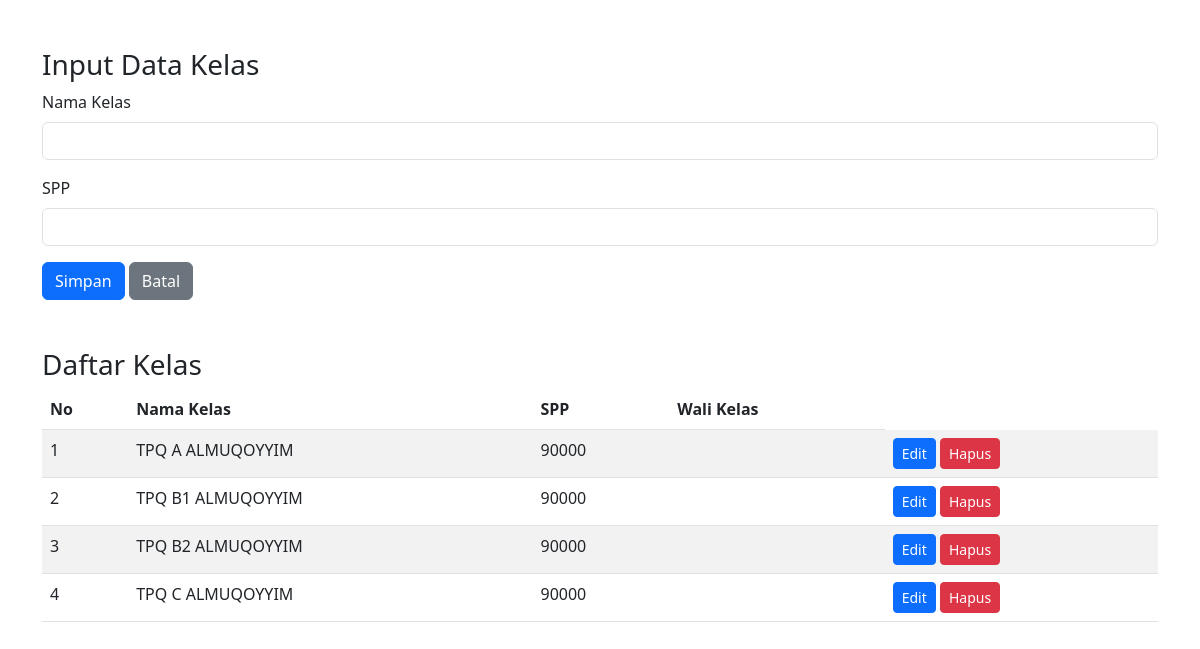
/input_kelas.php, run on the app's committed database.
### tables this page shows
CREATE TABLE `kelas` (
  `id` int(11) NOT NULL,
  `nama_kelas` varchar(50) NOT NULL,
  `spp` int(11) NOT NULL,
  `wali_kelas` varchar(100) DEFAULT NULL
);

### input_kelas.php (the view, shortened to what this page needs)
<?php
include_once 'db.php';
$classes = [];
$class_stmt = $conn->query("SELECT id, nama_kelas, spp, wali_kelas FROM kelas");
while ($class = $class_stmt->fetch_assoc()) {
    $classes[] = $class;
}
?>
<!DOCTYPE html>
<html lang="id">
<head>
    <link href="https://cdn.jsdelivr.net/npm/bootstrap@5.3.0/dist/css/bootstrap.min.css" rel="stylesheet">
</head>
<body>
    <div class="container mt-5">
        <h3>Input Data Kelas</h3>
        <form method="post">
            <div class="mb-3">
                <label for="nama_kelas" class="form-label">Nama Kelas</label>
                <input type="text" class="form-control" id="nama_kelas" name="nama_kelas" required>
            </div>
            <div class="mb-3">
                <label for="spp" class="form-label">SPP</label>
                <input type="number" class="form-control" id="spp" name="spp" required>
            </div>
            <button type="submit" class="btn btn-primary">Simpan</button>
            <a href="dahboard.php" class="btn btn-secondary">Batal</a>
        </form>
        <h3 class="mt-5">Daftar Kelas</h3>
        <table class="table table-striped">
            <thead>
                <tr>
                    <th>No</th>
                    <th>Nama Kelas</th>
                    <th>SPP</th>
                    <th>Wali Kelas</th>
                </tr>
            </thead>
            <tbody>
                <?php foreach ($classes as $index => $class): ?>
                    <tr>
                        <td><?= $index + 1 ?></td>
                        <td><?= htmlspecialchars($class['nama_kelas']) ?></td>
                        <td><?= htmlspecialchars($class['spp']) ?></td>
                        <td><?= htmlspecialchars($class['wali_kelas']) ?></td>
                        <td>
                            <a href="edit_kelas.php?id=<?= $class['id'] ?>" class="btn btn-sm btn-primary">Edit</a>
                            <a href="hapus_kelas.php?id=<?= $class['id'] ?>" class="btn btn-sm btn-danger" onclick="return confirm('Apakah Anda yakin ingin menghapus kelas ini?')">Hapus</a>
                        </td>
                    </tr>
                <?php endforeach; ?>
            </tbody>
        </table>
    </div>
    </body>
    </html>

### data on the page
kelas: nama_kelas "TPQ A ALMUQOYYIM", spp "90000"
kelas: nama_kelas "TPQ B1 ALMUQOYYIM", spp "90000"
kelas: nama_kelas "TPQ B2 ALMUQOYYIM", spp "90000"
kelas: nama_kelas "TPQ C ALMUQOYYIM", spp "90000"
